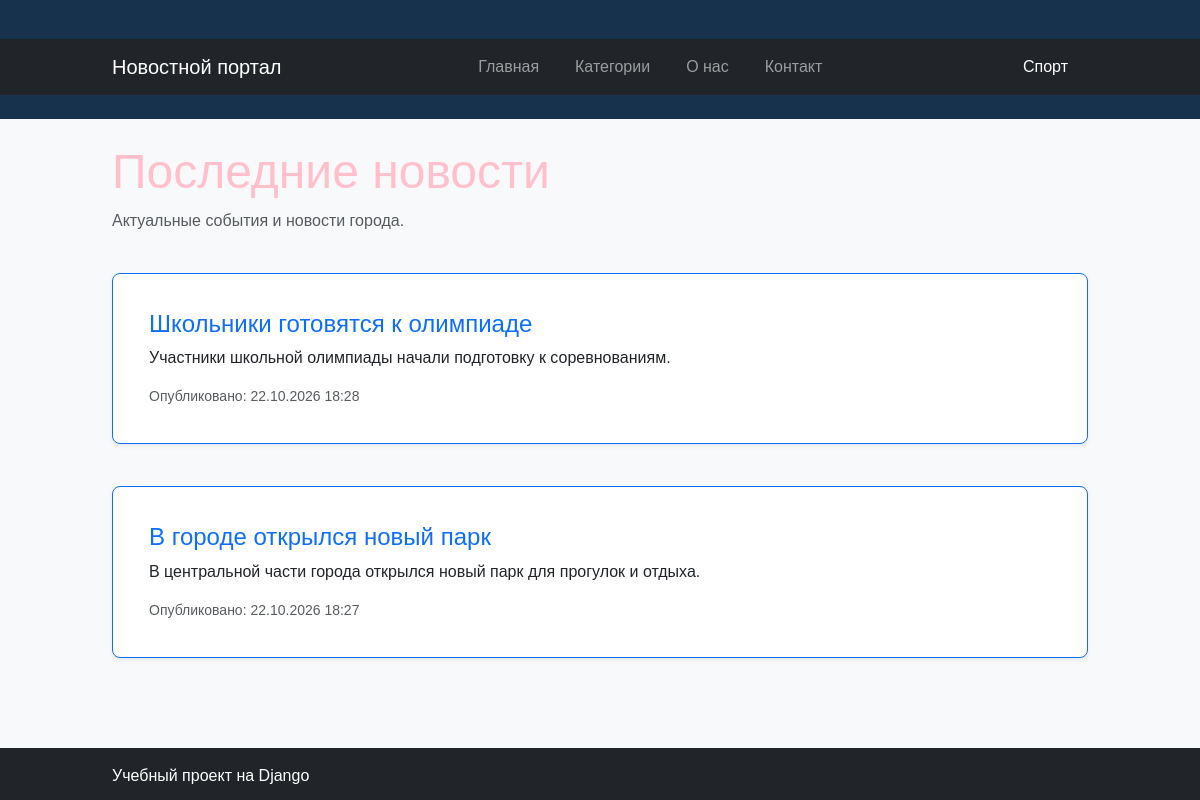
/, run on an earlier commit of the app's database.
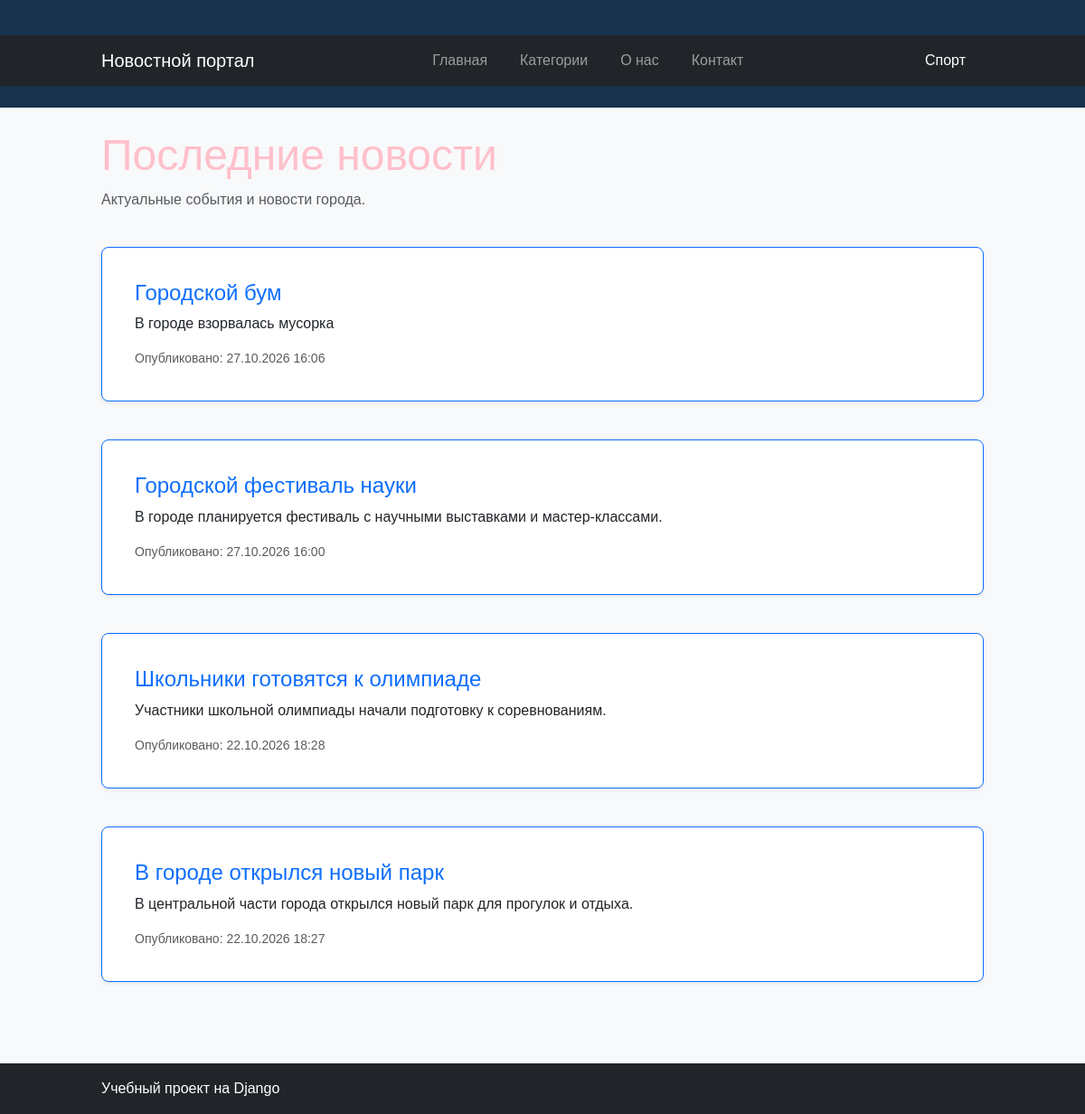
And on a later commit of the database.
### news/models.py (models this page shows, shortened)
class Article(models.Model):
    title = models.CharField(
        max_length=200,
        verbose_name="Заголовок",
    )
    content = models.TextField(
        verbose_name="Текст новости",
    )
    created_at = models.DateTimeField(
        auto_now_add=True,
        verbose_name="Дата создания",
    )
    is_published = models.BooleanField(
        default=False,
        verbose_name="Опубликована",
    )
    author = models.CharField(
        max_length=100,
        default="Редакция",
        verbose_name="Автор",
    )
    category = models.CharField(
        max_length=100,
        default="Общее",
        verbose_name="Категория",
    )

### news/views.py (the view)
# urls.py: path('', views.index, name='home'),
def index(request):
    articles = Article.objects.filter(
        is_published=True
    ).order_by("-created_at")
    context = {
        "articles": articles,
    }
    return render(
        request,
        "news/index.html",
        context,
    )

### news/templates/news/index.html (shortened to what this page needs)
{% extends "news/base.html" %}
{% block content %}
    <div class="row mb-4">
        <div class="col">
            <h1 class="display-5">
                Последние новости
            </h1>
            <p class="text-muted">
                Актуальные события и новости города.
            </p>
        </div>
    </div>
    <div class="row">
        {% for article in articles %}
            <div class="col-12 mb-4">
                <article class="card border-primary shadow-sm">
                    <div class="card-body">
                        <h2 class="card-title h4">
                            <a
                                href="{% url 'article_detail' article_id=article.id %}"
                                class="text-decoration-none"
                            >
                                {{ article.title }}
                            </a>
                        </h2>
                        <p class="card-text">
                            {{ article.content|truncatewords:30 }}
                        </p>
                        <p class="text-muted small mb-0">
                            Опубликовано:
                            {{ article.created_at|date:"d.m.Y H:i" }}
                        </p>
                    </div>
                </article>
            </div>
        {% empty %}
            <div class="col-12">
                <div class="alert alert-info">
                    Пока нет опубликованных новостей.
                </div>
            </div>
        {% endfor %}
    </div>
    {% endblock %}

### news/templates/news/base.html (shortened to what this page needs)
{% load static %}
<!DOCTYPE html>
<html lang="ru">
<head>
    <link
        href="https://cdn.jsdelivr.net/npm/bootstrap@5.3.8/dist/css/bootstrap.min.css"
        rel="stylesheet"
>
    <link rel="stylesheet" href="{% static 'news/style.css' %}">
</head>
<body class="bg-light">
<header>
    <nav class="navbar navbar-expand-lg navbar-dark bg-dark">
        <div class="container">
            <a class="navbar-brand" href="{% url 'home' %}">
                Новостной портал
            </a>
            <div class="navbar-nav">
                <a class="nav-link" href="{% url 'home' %}">
                    Главная
                </a>
                <a class="nav-link" href="{% url 'category' %}">
                    Категории
                </a>
                <a class="nav-link" href="{% url 'about' %}">
                    О нас
                </a>
                <a class="nav-link" href="{% url 'contact' %}">
                    Контакт
                </a>
            </div>
            <a class="nav-link" href="{% url 'category_detail' category_name='Спорт' %}">
                Спорт
            </a>
        </div>
    </nav>
</header>
<main class="container py-4">
    {% block content %}
    {% endblock %}
</main>
<footer class="bg-dark text-white py-3 mt-4">
    <div class="container">
        <p class="mb-0">Учебный проект на Django</p>
    </div>
</footer>
</body>
</html>

### news/static/news/style.css (style rules this page uses)
body { margin: 0; background-color: #f3f5f7; color: #263238; font-family: Arial, sans-serif; }
header { background-color: #17324d; color: white; padding: 24px 0px; }
h1 { color: pink; }
h2 { color: pink; }
.container { width: 90%; max-width: 1000px; margin: 0 auto; }
nav { margin-top: 15px; }
nav a { color: white; text-decoration: none; margin-right: 20px; transition: color 0.3s ease; }
main { padding-top: 25px; padding-bottom: 40px; }
.card { background-color: white; padding: 20px; margin-bottom: 18px; border-radius: 8px; border: 1px solid #dfe4e8; }
.card h2 { margin-top: 0; color: #17324d; }
footer { background-color: #e1e7ec; padding: 20px 0; color: #455a64; }

What changed in the data, as far as the page shows it:
added Article: title "Городской бум", content "В городе взорвалась мусорка", created_at "27.10.2026 16:06"
added Article: title "Городской фестиваль науки", content "В городе планируется фестиваль с научными выставками и мастер-классами.", created_at "27.10.2026 16:00"
